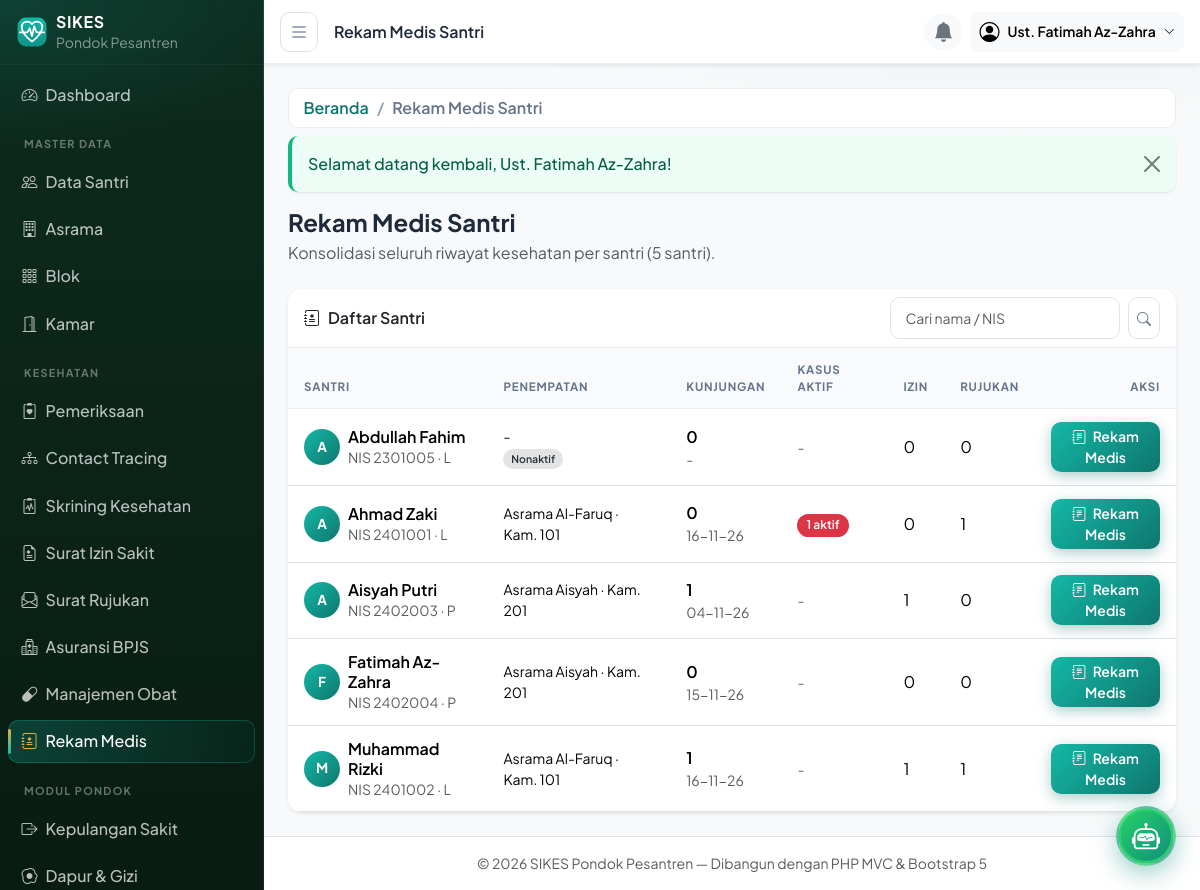
Page /rekam-medis (signed in) on the committed database.
### tables this page shows
CREATE TABLE santri (
  id            INT UNSIGNED AUTO_INCREMENT PRIMARY KEY,
  nis           VARCHAR(20) NOT NULL UNIQUE,
  nisn          VARCHAR(15) DEFAULT NULL UNIQUE,
  nama          VARCHAR(100) NOT NULL,
  jenis_kelamin ENUM('L','P') NOT NULL,
  tempat_lahir  VARCHAR(100) DEFAULT NULL,
  tanggal_lahir DATE DEFAULT NULL,
  alamat        VARCHAR(255) DEFAULT NULL,
  no_telepon    VARCHAR(20) DEFAULT NULL,
  wali_id       INT UNSIGNED DEFAULT NULL,
  kamar_id      INT UNSIGNED DEFAULT NULL COMMENT 'NULL = belum ditempatkan',
  status        ENUM('aktif','nonaktif') NOT NULL DEFAULT 'aktif',
  created_at    TIMESTAMP NOT NULL DEFAULT CURRENT_TIMESTAMP,
  updated_at    TIMESTAMP NOT NULL DEFAULT CURRENT_TIMESTAMP ON UPDATE CURRENT_TIMESTAMP,
  INDEX idx_santri_nama (nama),
  INDEX idx_santri_status (status),
  CONSTRAINT fk_santri_wali FOREIGN KEY (wali_id) REFERENCES wali_santri (id)
    ON DELETE SET NULL ON UPDATE CASCADE,
  CONSTRAINT fk_santri_kamar FOREIGN KEY (kamar_id) REFERENCES kamar (id)
    ON DELETE SET NULL ON UPDATE CASCADE
);

CREATE TABLE asrama (
  id         INT UNSIGNED AUTO_INCREMENT PRIMARY KEY,
  nama       VARCHAR(100) NOT NULL,
  jenis      ENUM('putra','putri') NOT NULL,
  lokasi     VARCHAR(150) DEFAULT NULL,
  keterangan VARCHAR(255) DEFAULT NULL,
  created_at TIMESTAMP NOT NULL DEFAULT CURRENT_TIMESTAMP,
  updated_at TIMESTAMP NOT NULL DEFAULT CURRENT_TIMESTAMP ON UPDATE CURRENT_TIMESTAMP
);

CREATE TABLE kamar (
  id         INT UNSIGNED AUTO_INCREMENT PRIMARY KEY,
  blok_id    INT UNSIGNED NOT NULL,
  nama       VARCHAR(50)  NOT NULL,
  kapasitas  INT UNSIGNED NOT NULL DEFAULT 8,
  created_at TIMESTAMP NOT NULL DEFAULT CURRENT_TIMESTAMP,
  updated_at TIMESTAMP NOT NULL DEFAULT CURRENT_TIMESTAMP ON UPDATE CURRENT_TIMESTAMP,
  UNIQUE KEY uq_kamar (blok_id, nama),
  CONSTRAINT fk_kamar_blok FOREIGN KEY (blok_id) REFERENCES blok (id)
    ON DELETE RESTRICT ON UPDATE CASCADE
);

### app/core/helpers.php (called while the page is built, shortened)
<?php
function e(?string $value): string
{
    return htmlspecialchars($value ?? '', ENT_QUOTES, 'UTF-8');
}
function base_url(string $path = ''): string
{
    return APP_URL . '/' . ltrim($path, '/');
}
function app_base_path(): string
{
    $dir = rtrim(str_replace('\\', '/', dirname($_SERVER['SCRIPT_NAME'] ?? '/')), '/');
    return $dir;
}
function current_path(): string
{
    $uri  = parse_url($_SERVER['REQUEST_URI'] ?? '/', PHP_URL_PATH) ?: '/';
    $base = app_base_path();
    $uri = '/' . trim($uri, '/');
    return $uri === '//' ? '/' : $uri;
}

### app/core/Controller.php (called while the page is built, shortened)
<?php
abstract class Controller
{
    protected function view(string $view, array $vars = [], ?string $layout = 'layouts/main'): void
    {
        extract($vars, EXTR_SKIP);
        require ROOT_PATH . '/app/views/' . str_replace('..', '', $layout) . '.php';
    }
}

### app/controllers/RekamMedisController.php (called while the page is built, shortened)
<?php
class RekamMedisController extends Controller
{
    private RekamMedis $rekam;
    public function __construct()
    {
        $this->rekam = new RekamMedis();
    }
    public function index(): void
    {
        $q    = trim($_GET['q'] ?? '');
        $page = max(1, (int) ($_GET['page'] ?? 1));
        $this->view('rekam_medis/index', [
            'title' => 'Rekam Medis Santri',
            'user'  => Auth::user(),
            'data'  => $this->rekam->ringkasan($page, 10, $q),
            'q'     => $q,
        ]);
    }
}

### app/core/App.php (called while the page is built, shortened)
<?php
class App
{
    public function run(): void
    {
        $router = new Router();
        $router->dispatch();
    }
}

### public/index.php (called while the page is built, shortened)
<?php
require ROOT_PATH . '/app/core/helpers.php';
require ROOT_PATH . '/app/core/App.php';
(new App\Core\App())->run();

### app/core/Database.php (called while the page is built, shortened)
<?php
class Database
{
    private static ?Database $instance = null;
    private PDO $pdo;
    private function __construct()
    {
        $dsn = sprintf('mysql:host=%s;port=%s;dbname=%s;charset=%s', DB_HOST, DB_PORT, DB_NAME, DB_CHARSET);
        try {
            $this->pdo = new PDO($dsn, DB_USER, DB_PASS, [
                PDO::ATTR_ERRMODE            => PDO::ERRMODE_EXCEPTION,
                PDO::ATTR_DEFAULT_FETCH_MODE => PDO::FETCH_ASSOC,
                PDO::ATTR_EMULATE_PREPARES   => false,
            ]);
        } catch (PDOException $e) {
            if (APP_ENV === 'development') {
                exit('Koneksi database gagal: ' . $e->getMessage()
                    . ' — periksa app/config/config.php dan pastikan database sudah diimpor.');
            }
            exit('Terjadi kesalahan pada server. Silakan coba lagi nanti.');
        }
    }
    public static function getInstance(): Database
    {
        return self::$instance ??= new self();
    }
    public function query(string $sql, array $params = []): PDOStatement
    {
        $stmt = $this->pdo->prepare($sql);
        $stmt->execute($params);
        return $stmt;
    }
    public function fetchAll(string $sql, array $params = []): array
    {
        return $this->query($sql, $params)->fetchAll();
    }
}

### app/models/RekamMedis.php (called while the page is built, shortened)
<?php
class RekamMedis extends Model
{
    public function ringkasan(int $page, int $perPage, string $q = ''): array
    {
        $offset = max(0, ($page - 1) * $perPage);
        $where  = '';
        $params = [];
        $total = (int) ($this->db->fetch(
            "SELECT COUNT(*) AS total FROM santri s{$where}", $params
        )['total'] ?? 0);
        $rows = $this->db->fetchAll(
            "SELECT s.id, s.nis, s.nama, s.jenis_kelamin, s.status,
                    k.nama AS kamar_nama, b.nama AS blok_nama, a.nama AS asrama_nama,
                    (SELECT COUNT(*) FROM pemeriksaan p
                      WHERE p.santri_id = s.id AND p.status = 'selesai') AS kunjungan,
                    (SELECT MAX(p.tanggal_kunjungan) FROM pemeriksaan p
                      WHERE p.santri_id = s.id) AS kunjungan_terakhir,
                    (SELECT COUNT(*) FROM kasus_menular km
                      WHERE km.santri_id = s.id AND km.status_kasus = 'aktif') AS kasus_aktif,
                    (SELECT COUNT(*) FROM surat_izin si
                      WHERE si.santri_id = s.id AND si.status <> 'dibatalkan') AS izin,
                    (SELECT COUNT(*) FROM rujukan rj
                      WHERE rj.santri_id = s.id) AS rujukan
             FROM santri s
             LEFT JOIN kamar k  ON k.id  = s.kamar_id
             LEFT JOIN blok b   ON b.id  = k.blok_id
             LEFT JOIN asrama a ON a.id  = b.asrama_id
             {$where}
             ORDER BY s.nama ASC
             LIMIT {$perPage} OFFSET {$offset}",
            $params
        );
        return ['rows' => $rows, 'total' => $total, 'page' => $page, 'pages' => max(1, (int) ceil($total / $perPage))];
    }
}

### app/core/Model.php (called while the page is built, shortened)
<?php
abstract class Model
{
    public function __construct()
    {
        $this->db = Database::getInstance();
    }
}

### app/views/rekam_medis/index.php (the view, shortened to what this page needs)
<div class="d-flex flex-wrap align-items-center justify-content-between mb-4 gap-2">
    <div>
        <h1 class="h4 fw-bold mb-1">Rekam Medis Santri</h1>
        <p class="text-muted mb-0">Konsolidasi seluruh riwayat kesehatan per santri (<?= (int) $data['total'] ?> santri).</p>
    </div>
</div>
<?php require ROOT_PATH . '/app/views/partials/flash.php'; ?>
<div class="card border-0 shadow-sm">
    <div class="card-header bg-white d-flex flex-wrap gap-2 align-items-center justify-content-between">
        <span class="fw-semibold"><i class="bi bi-journal-medical me-2"></i>Daftar Santri</span>
        <form class="d-flex gap-2" method="GET" action="<?= base_url('/rekam-medis') ?>">
            <input type="text" name="q" class="form-control form-control-sm" style="width:230px"
                   placeholder="Cari nama / NIS" value="<?= e($q) ?>">
            <button class="btn btn-sm btn-outline-secondary" type="submit"><i class="bi bi-search"></i></button>
        </form>
    </div>
    <div class="table-responsive">
        <table class="table table-hover align-middle mb-0">
            <thead><tr>
                <th>Santri</th><th>Penempatan</th><th>Kunjungan</th>
                <th>Kasus Aktif</th><th>Izin</th><th>Rujukan</th><th class="text-end">Aksi</th>
            </tr></thead>
            <tbody>
            <?php foreach ($data['rows'] as $row): ?>
                <tr>
                    <td>
                        <div class="d-flex align-items-center gap-2">
                            <div class="avatar-sm"><?= e(strtoupper(mb_substr($row['nama'], 0, 1))) ?></div>
                            <div class="lh-sm">
                                <div class="fw-semibold"><?= e($row['nama']) ?></div>
                                <small class="text-muted">NIS <?= e($row['nis']) ?> · <?= e($row['jenis_kelamin']) ?></small>
                            </div>
                        </div>
                    </td>
                    <td class="small">
                        <?= e($row['asrama_nama'] ?? '-') ?><?= $row['kamar_nama'] ? ' · Kam. ' . e($row['kamar_nama']) : '' ?>
                        <?php if ($row['status'] === 'nonaktif'): ?>
                            <div><span class="badge bg-secondary-subtle text-secondary-emphasis">Nonaktif</span></div>
                        <?php endif; ?>
                    </td>
                    <td>
                        <span class="fw-semibold"><?= (int) $row['kunjungan'] ?></span>
                        <div class="small text-muted">
                            <?= $row['kunjungan_terakhir'] ? e(date('d-m-y', strtotime($row['kunjungan_terakhir']))) : '-' ?>
                        </div>
                    </td>
                    <td>
                        <?php if ((int) $row['kasus_aktif'] > 0): ?>
                            <span class="badge bg-danger text-white"><?= (int) $row['kasus_aktif'] ?> aktif</span>
                        <?php else: ?>
                            <span class="text-muted small">-</span>
                        <?php endif; ?>
                    </td>
                    <td><?= (int) $row['izin'] ?></td>
                    <td><?= (int) $row['rujukan'] ?></td>
                    <td class="text-end">
                        <a class="btn btn-sm btn-brand" href="<?= base_url('/rekam-medis/' . $row['id']) ?>">
                            <i class="bi bi-journal-text me-1"></i> Rekam Medis
                        </a>
                    </td>
                </tr>
            <?php endforeach; ?>
            </tbody>
        </table>
    </div>
</div>

### app/core/Router.php (shortened to what this page needs)
<?php
class Router
{
    private array $routes = [];
    private function add(string $method, string $path, string $handler, ?string $permission): void
    {
        $this->routes[] = compact('method', 'path', 'handler', 'permission');
    }
    public function dispatch(): void
    {
        $httpMethod = strtoupper($_SERVER['REQUEST_METHOD']);
        $uri        = current_path();
        foreach ($this->routes as $route) {
            if ($route['method'] !== $httpMethod) {
                continue;
            }
            if (preg_match($this->toRegex($route['path']), $uri, $matches)) {
                $params = array_values(array_filter($matches, 'is_string', ARRAY_FILTER_USE_KEY));
                $this->invoke($route['handler'], $params);
                return;
            }
        }
    }
    private function toRegex(string $path): string
    {
        $regex = preg_replace('#\{([a-zA-Z_][a-zA-Z0-9_]*)\}#', '(?<$1>[a-zA-Z0-9_-]+)', $path);
        return '#^' . $regex . '$#';
    }
    private function invoke(string $handler, array $params): void
    {
        [$controllerName, $action] = explode('@', $handler);
        (new $class())->{$action}(...$params);
    }
}

### public/css/style.css (style rules this page uses)
:root { --brand: #0f766e; --brand-dark: #115e59; --brand-light: #14b8a6; --brand-soft: rgba(15, 118, 110, .08); --accent: #e2b04a; --accent-soft: rgba(226, 176, 74, .15); --sidebar-width: 264px; --sidebar-bg-1: #0d2b1e; --sidebar-bg-2: #081c12; --surface: #ffffff; --page-bg: #f4f6f8; --text-main: #1e293b; --text-muted: #64748b; --line: #e9edf1; --shadow-sm: 0 1px 2px rgba(15, 23, 42, .05), 0 1px 3px rgba(15, 23, 42, .06); --shadow-md: 0 4px 10px -2px rgba(15, 23, 42, .06), 0 12px 24px -6px rgba(15, 23, 42, .09); --shadow-lg: 0 18px 40px -12px rgba(15, 23, 42, .18); --radius: 14px; --radius-sm: 10px; --font: 'Plus Jakarta Sans', 'Segoe UI', system-ui, -apple-system, sans-serif; }
body { font-family: var(--font); background-color: var(--page-bg); background-image: radial-gradient(1100px 380px at 85% -10%, rgba(15, 118, 110, .07), transparent 60%); color: var(--text-main); -webkit-font-smoothing: antialiased; }
* { scrollbar-width: thin; scrollbar-color: rgba(148, 163, 184, .45) transparent; }
.btn { border-radius: var(--radius-sm); font-weight: 600; }
.btn-brand { background: linear-gradient(135deg, var(--brand-light), var(--brand)); border: 0; color: #fff; box-shadow: 0 4px 14px rgba(15, 118, 110, .35); transition: transform .15s ease, box-shadow .15s ease, filter .15s ease; }
.btn-outline-secondary { --bs-btn-color: var(--text-muted); --bs-btn-border-color: #dbe2e9; --bs-btn-hover-bg: #f1f5f9; --bs-btn-hover-border-color: #dbe2e9; --bs-btn-hover-color: var(--text-main); }
.badge { border-radius: 999px; padding: .45em .75em; font-weight: 600; }
.card { border: 1px solid var(--line); border-radius: var(--radius); box-shadow: var(--shadow-sm); }
.card-header { background: var(--surface); border-bottom: 1px solid var(--line); font-weight: 700; border-radius: var(--radius) var(--radius) 0 0 !important; }
.form-control, .form-select { border-radius: var(--radius-sm); border-color: #dde3ea; padding: .6rem .9rem; transition: border-color .15s ease, box-shadow .15s ease; }
.table { --bs-table-hover-bg: var(--brand-soft); }
.table thead th { background: #f8fafc; font-size: .72rem; font-weight: 700; letter-spacing: .07em; text-transform: uppercase; color: var(--text-muted); border-bottom: 1px solid var(--line); }
.table > :not(caption) > * > * { padding: .8rem 1rem; }
.avatar-sm { width: 36px; height: 36px; border-radius: 50%; background: linear-gradient(135deg, var(--brand-light), var(--brand)); color: #fff; display: inline-flex; align-items: center; justify-content: center; font-weight: 700; font-size: .85rem; flex-shrink: 0; }
.table thead th { position: sticky; top: 0; z-index: 1; }
.card { overflow: hidden; }
.table td .badge { white-space: nowrap; }

### rows in the picture
santri: nama "A", nama "Abdullah Fahim", nis "2301005", jenis_kelamin "L", asrama_nama "-", status "Nonaktif", kunjungan "0", izin "0", rujukan "0"
santri: nama "A", nama "Ahmad Zaki", nis "2401001", jenis_kelamin "L", asrama.nama "Asrama Al-Faruq", kamar.nama "101", kunjungan "0", kunjungan_terakhir "16-11-26", kasus_aktif "1", izin "0", rujukan "1"
santri: nama "A", nama "Aisyah Putri", nis "2402003", jenis_kelamin "P", asrama.nama "Asrama Aisyah", kamar.nama "201", kunjungan "1", kunjungan_terakhir "04-11-26", izin "1", rujukan "0"
santri: nama "F", nama "Fatimah Az-Zahra", nis "2402004", jenis_kelamin "P", asrama.nama "Asrama Aisyah", kamar.nama "201", kunjungan "0", kunjungan_terakhir "15-11-26", izin "0", rujukan "0"
santri: nama "M", nama "Muhammad Rizki", nis "2401002", jenis_kelamin "L", asrama.nama "Asrama Al-Faruq", kamar.nama "101", kunjungan "1", kunjungan_terakhir "16-11-26", izin "1", rujukan "1"

### other values in the picture
$bcItem['label'] "Beranda"
$bcItem['label'] "Rekam Medis Santri"
$message "Selamat datang kembali, Ust. Fatimah Az-Zahra!"
